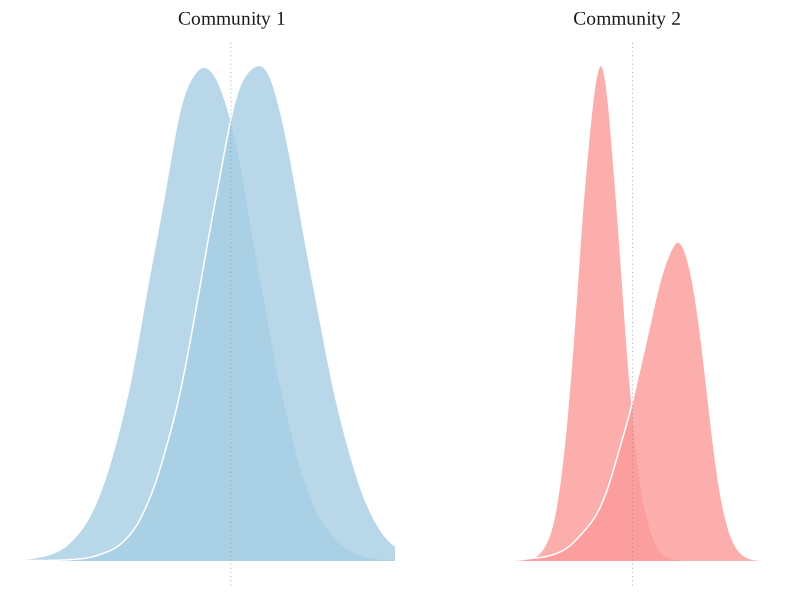

Reproduce this figure in R.
# -------------------------------------------------------------------------
# SCRIPT FOR FIG. X PANEL X
# Author: [Yolanda Melero]
# Project: XX
# -------------------------------------------------------------------------

# Load necessary libraries
library(ggplot2)
library(sn)

# Set seed for reproducibility
set.seed(123)
n <- 100000  # Sample size for smooth curves
n_small <- 20000  # Reduced sample size for smaller distributions

# Community 1: Two overlapping normal distributions in blue
x1 <- rnorm(n, mean = 0, sd = 1.5)  # Species 1
y2_1 <- rnorm(n, mean = 1.5, sd = 1.5)  # Species 2

data_comm1 <- data.frame(
  value = c(x1, y2_1),
  species = rep(c("sp1", "sp2"), each = n),
  community = "Community 1"
)

# Community 2: Smaller and skewed distributions in pink
x2_2 <- rnorm(n_small, mean = 0, sd = 0.6)  # Species 3
x2_3 <- rsn(n_small, xi = 3, omega = 1.5, alpha = -3)  # Species 4 (skewed to the left)

data_comm2 <- data.frame(
  value = c(x2_2, x2_3),
  species = rep(c("sp3", "sp4"), each = n_small),
  community = "Community 2"
)

# Combine data for both communities
data <- rbind(data_comm1, data_comm2)
data$community <- relevel(factor(data$community), ref = "Community 1")

# Calculate weighted means for vertical dashed lines
mean_comm1 <- mean(data_comm1$value)
mean_comm2 <- mean(data_comm2$value)

# Define colors
colors <- c("sp1" = "#A6CEE3", "sp2" = "#A6CEE3", "sp3" = "#FB9A99", "sp4" = "#FB9A99")

# Create the plot
ggplot(data, aes(x = value, fill = species)) +
  geom_density(data = subset(data, community == "Community 1"), alpha = 0.8, color = "white", adjust = 1.6) +
  geom_density(data = subset(data, community == "Community 2"), alpha = 0.8, color = "white", adjust = 1.6) +
  geom_vline(data = data.frame(community = c("Community 1", "Community 2"), mean = c(mean_comm1, mean_comm2)),
             aes(xintercept = mean, group = community), linetype = "dotted", color = "grey50", size = 0.2) + facet_wrap(~community, scales = "free_y", ncol = 2) +
  scale_fill_manual(values = colors) +
  theme_minimal(base_size = 14) +
  theme(
    legend.position = "none",
    panel.grid = element_blank(),
    axis.title = element_blank(),
    axis.text = element_blank(),
    axis.ticks = element_blank(),
    panel.border = element_blank(),
    strip.text = element_text(size = 14, family = "Times New Roman", hjust = 0.6, margin = margin(b = 10))
  ) +
  coord_cartesian(xlim = c(-5, 5))
